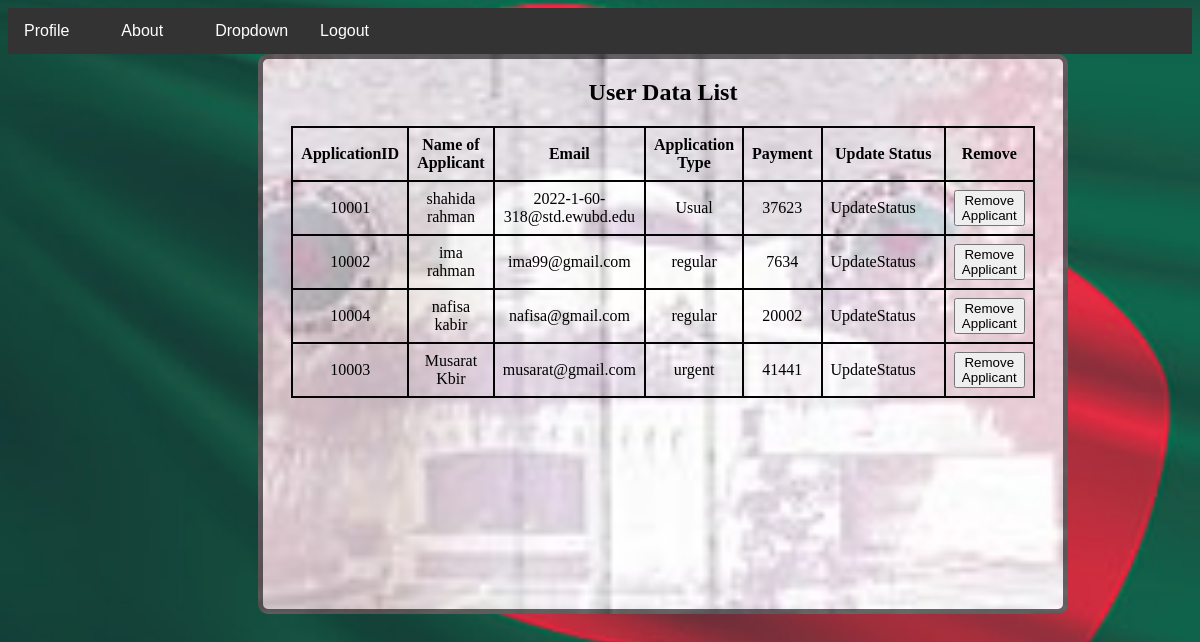
Before: /manageApplicant.php with the older database file.
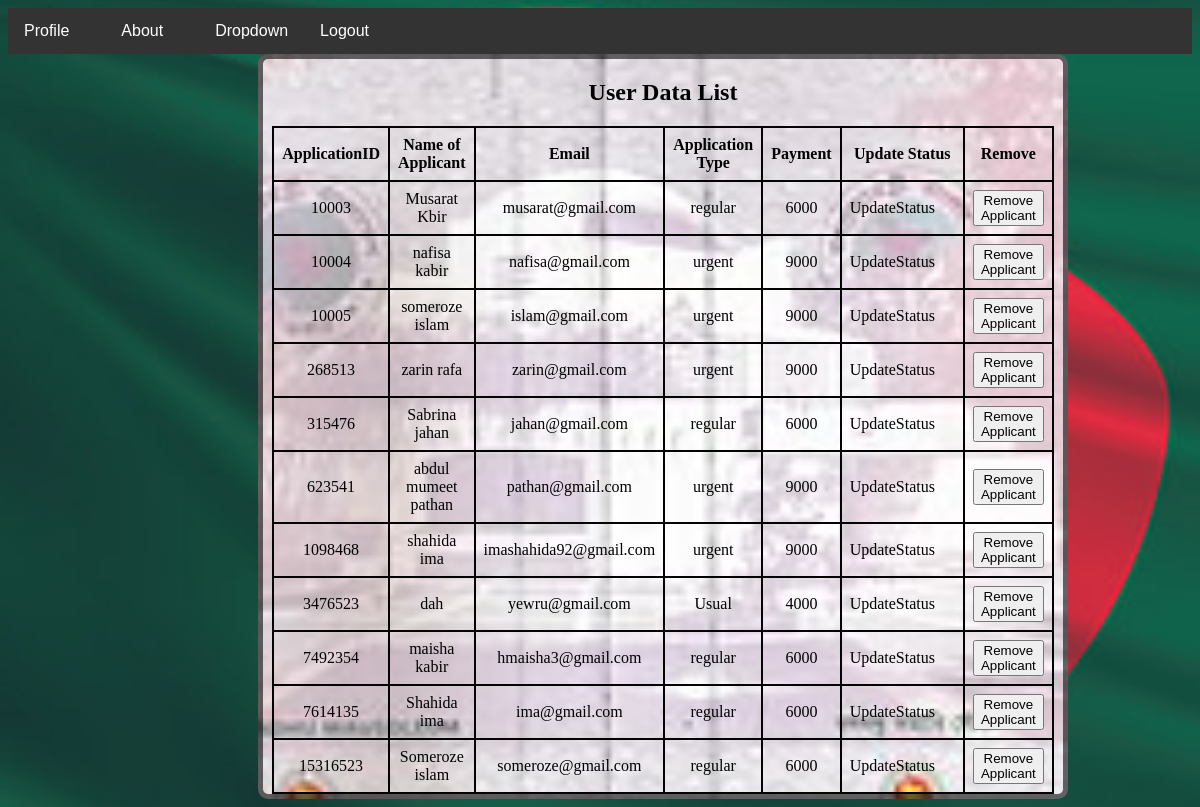
After: the same page with the newer database file.
### tables this page shows
CREATE TABLE `payment` (
  `ApplicationID` int(11) NOT NULL,
  `payment` int(11) DEFAULT NULL,
  `ApplicationType` varchar(20) DEFAULT NULL
);

CREATE TABLE `application` (
  `ApplicationID` int(11) NOT NULL,
  `nameofapplicant` varchar(50) NOT NULL,
  `Gender` varchar(20) NOT NULL,
  `NID_number` int(11) NOT NULL,
  `Email` varchar(50) NOT NULL,
  `ApplyingFrom` varchar(50) NOT NULL
);

### manageApplicant.php (the view, shortened to what this page needs)
<?php
require('db.php');
$query = "SELECT DISTINCT application.ApplicationID,nameofapplicant,Email,ApplicationType,payment  FROM application,payment WHERE (application.ApplicationID=payment.ApplicationID) ";
$result = mysqli_query($conn, $query);
?>
<!DOCTYPE html>
<html lang="en">
<head>
    <link rel="stylesheet" type="text/css" href="style.css">
</head>
<body>
<div class="navbar">
    <a href="adminindex.php">Profile</a>
    <a href="">About</a>
    <div class="dropdown">
        <button class="dropbtn">Dropdown
        </button>
    </div>
    <a href="apply-online.html" onclick="return confirm('Are you sure you want to logout?');">Logout</a>
</div>
<div class="viewdata">
    <form class="view" method="POST">
        <h2>User Data List</h2>
        <table>
            <tr>
                <th>ApplicationID</th>
                <th>Name of Applicant</th>
                <th>Email</th>
                <th>Application Type</th>
                <th>Payment</th>
                <th>Update Status</th>
                <th>Remove</th>
            </tr>
            <?php
            if ($result) {
                while ($row = mysqli_fetch_assoc($result)) {
                    echo "<tr>";
                    echo "<td>" . $row['ApplicationID'] . "</td>";
                    echo "<td>" . $row['nameofapplicant'] . "</td>";
                    echo "<td>" . $row['Email'] . "</td>";
                    echo "<td>" . $row['ApplicationType'] . "</td>";
                    echo "<td>" . $row['payment'] . "</td>";
                    echo '<td><a href="status.php?Status=' . $row['ApplicationID'] . '">UpdateStatus</a></td>';
                    echo '<td>
                            <form method="POST">
                                <input type="hidden" name="ApplicationID" value="' . $row['ApplicationID'] . '">
                                <button type="submit" name="remove">Remove Applicant</button>
                            </form>
                          </td>';
                    echo "</tr>";
                }
            } else {
                echo "Query failed: " . mysqli_error($conn);
            }
            ?>
        </table>
    </form>
</div>
</body>
</html>

### style.css (style rules this page uses)
body { background-image: url("shahida1.jpg"); background-repeat: no-repeat; background-attachment: fixed; background-position: center; background-size: cover; }
a { color:rgb(0, 0, 0); margin-right:20px; text-decoration: none; }
.viewdata { min-height:550px; display:flex; align-items:center; justify-content:center; margin:50px solid black; margin-left:250px; width:800px; display:inline-block; cursor:pointer; border:var(--border); border:5px solid rgba(0, 0, 0, 0.589); border-radius:10px ; text-align:center; background-image: url("im2.jpg"); background-repeat: no-repeat; background-attachment: fixed; background-size: cover; }
table { margin: 0 auto; border-collapse: collapse; width: 80%; }
th, td { border: 2px solid #030303; padding: 8px; text-align: center; }
.navbar { overflow: hidden; background-color: #333; font-family: Arial; }
.navbar a { float: left; font-size: 16px; color: white; text-align: center; padding: 14px 16px; text-decoration: none; }
.dropdown { float: left; overflow: hidden; }
.dropdown .dropbtn { font-size: 16px; border: none; outline: none; color: white; padding: 14px 16px; background-color: inherit; font-family: inherit; margin: 0; }

Changed rows visible on the page:
removed payment: ApplicationID.ApplicationID "10001", ApplicationID.nameofapplicant "shahida rahman", ApplicationID.Email "2022-1-60-318@std.ewubd.edu", ApplicationType "Usual", payment "37623"
removed payment: ApplicationID.ApplicationID "10002", ApplicationID.nameofapplicant "ima rahman", ApplicationID.Email "ima99@gmail.com", ApplicationType "regular", payment "7634"
changed payment "Musarat Kbir": ApplicationType "urgent" → "regular"; payment "41441" → "6000"; moves up the list
changed payment "nafisa kabir": ApplicationType "regular" → "urgent"; payment "20002" → "9000"
added payment: ApplicationID.ApplicationID "10005", ApplicationID.nameofapplicant "someroze islam", ApplicationID.Email "islam@gmail.com", ApplicationType "urgent", payment "9000"
added payment: ApplicationID.ApplicationID "268513", ApplicationID.nameofapplicant "zarin rafa", ApplicationID.Email "zarin@gmail.com", ApplicationType "urgent", payment "9000"
added payment: ApplicationID.ApplicationID "315476", ApplicationID.nameofapplicant "Sabrina jahan", ApplicationID.Email "jahan@gmail.com", ApplicationType "regular", payment "6000"
added payment: ApplicationID.ApplicationID "623541", ApplicationID.nameofapplicant "abdul mumeet pathan", ApplicationID.Email "pathan@gmail.com", ApplicationType "urgent", payment "9000"
added payment: ApplicationID.ApplicationID "1098468", ApplicationID.nameofapplicant "shahida ima", ApplicationID.Email "imashahida92@gmail.com", ApplicationType "urgent", payment "9000"
added payment: ApplicationID.ApplicationID "3476523", ApplicationID.nameofapplicant "dah", ApplicationID.Email "yewru@gmail.com", ApplicationType "Usual", payment "4000"
added payment: ApplicationID.ApplicationID "7492354", ApplicationID.nameofapplicant "maisha kabir", ApplicationID.Email "hmaisha3@gmail.com", ApplicationType "regular", payment "6000"
added payment: ApplicationID.ApplicationID "7614135", ApplicationID.nameofapplicant "Shahida ima", ApplicationID.Email "ima@gmail.com", ApplicationType "regular", payment "6000"
added payment: ApplicationID.ApplicationID "15316523", ApplicationID.nameofapplicant "Someroze islam", ApplicationID.Email "someroze@gmail.com", ApplicationType "regular", payment "6000"
